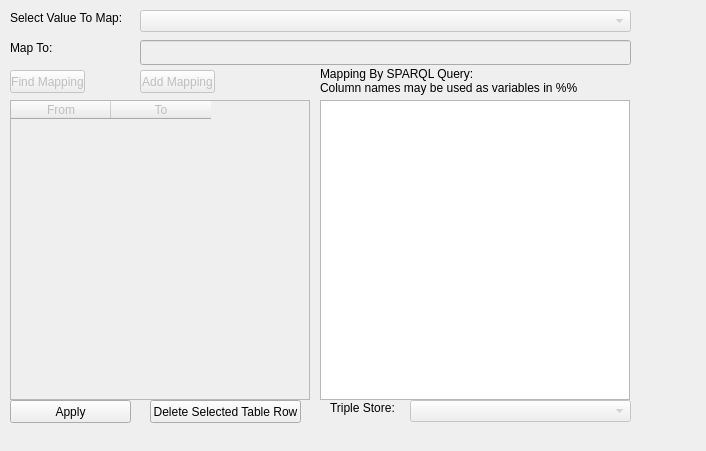
<?xml version="1.0" encoding="UTF-8"?>
<ui version="4.0">
 <class>Dialog</class>
 <widget class="QDialog" name="Dialog">
  <property name="geometry">
   <rect>
    <x>0</x>
    <y>0</y>
    <width>706</width>
    <height>451</height>
   </rect>
  </property>
  <property name="windowTitle">
   <string>Dialog</string>
  </property>
  <widget class="QPlainTextEdit" name="queryedit">
   <property name="geometry">
    <rect>
     <x>320</x>
     <y>100</y>
     <width>310</width>
     <height>300</height>
    </rect>
   </property>
  </widget>
  <widget class="QComboBox" name="tripleStoreEdit">
   <property name="enabled">
    <bool>false</bool>
   </property>
   <property name="geometry">
    <rect>
     <x>410</x>
     <y>400</y>
     <width>221</width>
     <height>22</height>
    </rect>
   </property>
  </widget>
  <widget class="QTableWidget" name="valmaptable">
   <property name="enabled">
    <bool>false</bool>
   </property>
   <property name="geometry">
    <rect>
     <x>10</x>
     <y>100</y>
     <width>300</width>
     <height>300</height>
    </rect>
   </property>
   <column>
    <property name="text">
     <string>From</string>
    </property>
   </column>
   <column>
    <property name="text">
     <string>To</string>
    </property>
   </column>
  </widget>
  <widget class="QLabel" name="cboxlabel">
   <property name="geometry">
    <rect>
     <x>10</x>
     <y>10</y>
     <width>111</width>
     <height>16</height>
    </rect>
   </property>
   <property name="text">
    <string>Select Value To Map:</string>
   </property>
  </widget>
  <widget class="QComboBox" name="cbox">
   <property name="enabled">
    <bool>false</bool>
   </property>
   <property name="geometry">
    <rect>
     <x>140</x>
     <y>10</y>
     <width>491</width>
     <height>22</height>
    </rect>
   </property>
  </widget>
  <widget class="QLabel" name="maptolabel">
   <property name="geometry">
    <rect>
     <x>10</x>
     <y>40</y>
     <width>111</width>
     <height>16</height>
    </rect>
   </property>
   <property name="text">
    <string>Map To:</string>
   </property>
  </widget>
  <widget class="QLineEdit" name="foundClass">
   <property name="enabled">
    <bool>false</bool>
   </property>
   <property name="geometry">
    <rect>
     <x>140</x>
     <y>40</y>
     <width>491</width>
     <height>25</height>
    </rect>
   </property>
  </widget>
  <widget class="QPushButton" name="findMappingButton">
   <property name="enabled">
    <bool>false</bool>
   </property>
   <property name="geometry">
    <rect>
     <x>10</x>
     <y>70</y>
     <width>75</width>
     <height>23</height>
    </rect>
   </property>
   <property name="text">
    <string>Find Mapping</string>
   </property>
  </widget>
  <widget class="QPushButton" name="addMappingButton">
   <property name="enabled">
    <bool>false</bool>
   </property>
   <property name="geometry">
    <rect>
     <x>140</x>
     <y>70</y>
     <width>75</width>
     <height>23</height>
    </rect>
   </property>
   <property name="text">
    <string>Add Mapping</string>
   </property>
  </widget>
  <widget class="QPushButton" name="deleteRowButton">
   <property name="geometry">
    <rect>
     <x>150</x>
     <y>400</y>
     <width>151</width>
     <height>23</height>
    </rect>
   </property>
   <property name="text">
    <string>Delete Selected Table Row</string>
   </property>
  </widget>
  <widget class="QLabel" name="sparqlLabel">
   <property name="geometry">
    <rect>
     <x>320</x>
     <y>65</y>
     <width>301</width>
     <height>31</height>
    </rect>
   </property>
   <property name="text">
    <string>Mapping By SPARQL Query:
Column names may be used as variables in %%</string>
   </property>
  </widget>
  <widget class="QPushButton" name="applyButton">
   <property name="geometry">
    <rect>
     <x>10</x>
     <y>400</y>
     <width>121</width>
     <height>23</height>
    </rect>
   </property>
   <property name="text">
    <string>Apply</string>
   </property>
  </widget>
  <widget class="QLabel" name="maptolabel_2">
   <property name="geometry">
    <rect>
     <x>330</x>
     <y>400</y>
     <width>71</width>
     <height>16</height>
    </rect>
   </property>
   <property name="text">
    <string>Triple Store:</string>
   </property>
  </widget>
 </widget>
 <resources/>
 <connections/>
</ui>
